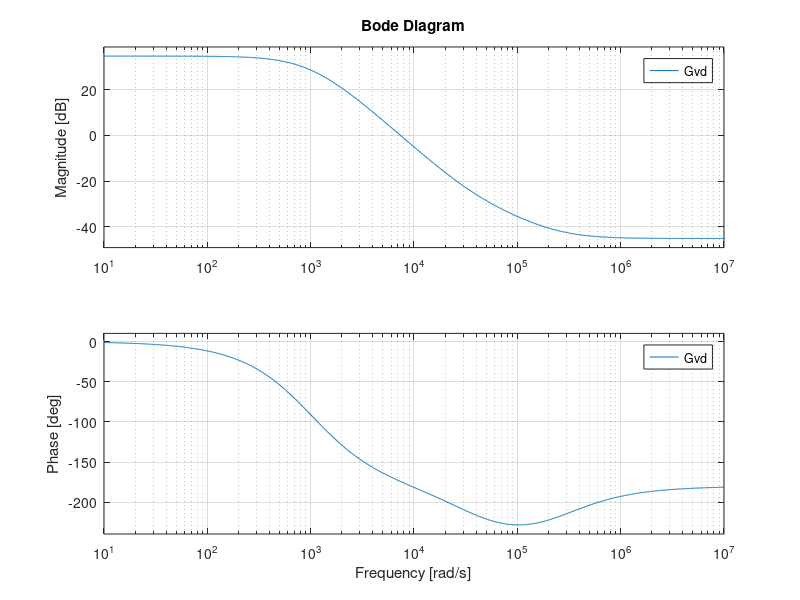

Here is the MATLAB script that generated this plot: (Note: this script raises an error after producing the figure.)
%Sirve para comprobar que la funcion de transferencia cuando en s y en z
%son las mismas, es decir la aproximacion se puede realizar.
clear ;
%close;
clc;
%%Parametros
Ci=470*10^-6; 
Rci=62*10^-3; 
Rg=0;  
L=220*10^-6;
Rl=439*10^-3;  
Co=300*10^-6;
Rco=12.5*10^-3;
Vo=12;
Vg=4;
Ro= 100;

Ts=1/(40*10^3);

tcntrl=4e-6; %el retraso de ADC y regulador



%%%%%%%%%%%%%%Más variables%%%%%%%%
P=Vo^2/Ro;
D=Vo/(Vo+Vg);
tdpwm=D*Ts; %Esto cambia
td=tdpwm+tcntrl;
Il=P/(Vg*D);

%%Espacio de Estado con retardo

% Poner las matrices A1 es cuando el Il sube y A0 cuando baja.
A1=[ -(1/(Ci*(Rg+Rci))) 0 -(Rg/(Ci*(Rg+Rci))); 0 -(1/(Co*(Ro+Rco))) 0; Rg/(L*(Rg+Rci)) 0 -((Rg*Rl+Rci*Rg+Rl*Rci)/(L*(Rg+Rci))) ];
A0=[ -(1/(Ci*(Rg+Rci))) 0 0; 0 -(1/(Co*(Ro+Rco))) Ro/(Co*(Ro+Rco)); 0 -(Ro/(L*(Ro+Rco))) -((Rco*Rl+Rco*Ro+Rl*Ro)/(L*(Ro+Rco)))];
b1=[ 1/(Ci*(Rg+Rci)); 0; Rci/(L*(Rg+Rci))];
b0=[ 1/(Ci*(Rg+Rci)); 0; 0];
c1=[ 0 0 1; 0 Ro/(Rco+Ro) 0];
c0=[ 0 0 1; 0 (Ro/(Ro+Rco)) (Ro*Rco/(Ro+Rco))];
e1=[0;0];
e0=[0;0];
A=A1*D+A0*(1-D);
B=b1*D+b0*(1-D);
C=c1*D+c0*(1-D);
Ai = A^-1;
X=-Ai*B*[Vg];
Y=[-C*Ai*B+e1]*Vg;
F=(A1*X+b1*Vg)-A0*X+b0*Vg;
G=(c1*X+e1*Vg)-(c0*X+e0*Vg);
s = tf('s')
W=C*(s*eye(3)-A)^-1*F+G;
Gvd=[0 1]*W;
Gid=[1 0]*W;

%Promediado con resistencais parasitas (No se si esta bien)
s = tf('s');
A_p=(((1-D)*(Vg-Rg*Il+Vo))/(L*s+(Rg+Rl)*D+Rl*(1-D)))-Il;
B_p=(1-D)^2/(L*s+(Rg+Rl)*D+Rl*(1-D));
C_p=D*(1-D)/(L*s+(Rg+Rl)*D+Rl*(1-D));
Z_p=(Ro*Rco*Co*s+Ro)/(Co*s*(Ro+Rco)+1);
H1=feedback(Z_p,B_p);
Tu_par=series(H1,A_p);
figure('Name','Diferencia de SS y de promediado sin retardo')
hold on;
bode(Tu_par);
bode(Gvd)

%Comparar con la simulacion
%Abrir csv de simulink para ver las diferencias (sin retardos)
[mag1,phase1,wout1] = bode(Tu_par);
[mag2,phase2,wout2] = bode(Gvd);
fout=wout1/(2*pi);
fout2=wout2/(2*pi);
%leer el archivo
data=readmatrix('Bode_4sw_real.csv');
%crear el bode
f_psim=data(:,1);  
gain_psim=data(:,2);
phase_psim=data(:,3);
%Representacion y comparacion de bodes 
figure('Name','Diagrama de bode de Psim y Matlab')
subplot(2,1,1);
semilogx(fout,20*log10(mag1(:)),f_psim,gain_psim,fout2,20*log10(mag2(:)))
xlabel('Frecuencia (Hz)')
ylabel('Magnitud (dB)')
legend('Bode teórico','Bode Psim')
grid on
axis tight
subplot(2,1,2)
semilogx(fout,phase1(:),f_psim,phase_psim+360,fout2,phase2(:))
xlabel('Frecuencia (Hz)')
ylabel('Fase (grados)')
legend('Bode teórico con retardo','Bode Psim','Bode teórico sin retardo')
grid on
axis tight